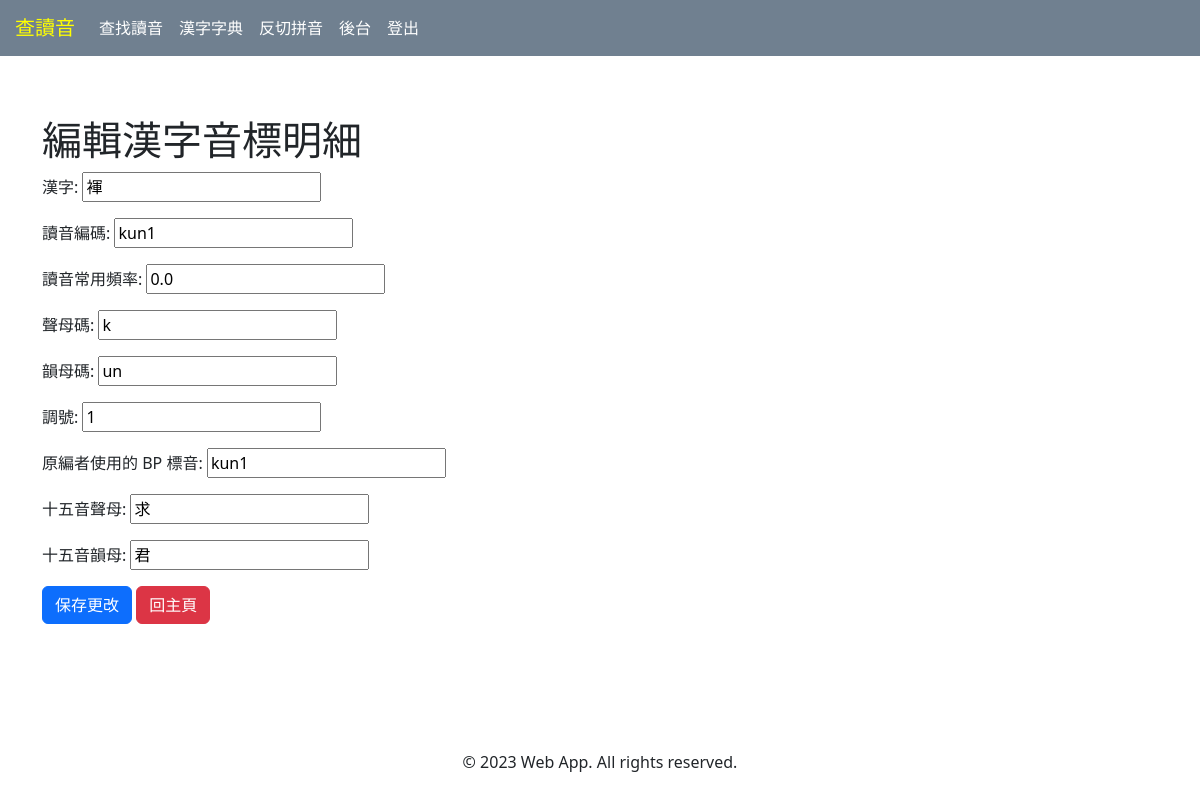
The page /han_ji_dict/10677/update/ on the database its author committed.
### han_ji_dict/models.py (models this page shows, shortened)
class HanJi(models.Model):
    han_ji = models.CharField(max_length=2, default='')
    chu_im = models.CharField(max_length=10, default='')
    freq = models.FloatField(default=0.0)
    siann = models.CharField(max_length=2, default='')
    un = models.CharField(max_length=5, default='')
    tiau = models.IntegerField(default=0)
    old_chu_im = models.CharField(max_length=10, null=True)
    sni_siann = models.CharField(max_length=10, default='')
    sni_un = models.CharField(max_length=10, default='')

### han_ji_dict/views.py (the view)
# urls.py: path('<int:pk>/update/', views.HanJiUpdateView.as_view(), name='update'),
class HanJiUpdateView(UpdateView):
    model = HanJi
    form_class = HanJiForm
    template_name = 'han_ji_dict/update.html'
    success_url = reverse_lazy('han_ji_dict:home')

### han_ji_dict/forms.py
class HanJiForm(ModelForm):
    class Meta:
        model = HanJi
        fields = '__all__'
        labels = {
            'han_ji': '漢字',
            'chu_im': '讀音編碼',
            'freq': '讀音常用頻率',
            'siann': '聲母碼',
            'un': '韻母碼',
            'tiau': '調號',
            'old_chu_im': '原編者使用的 BP 標音',
            'sni_siann': '十五音聲母',
            'sni_un': '十五音韻母',
        }
    def __init__(self, *args, **kwargs):
        super().__init__(*args, **kwargs)
        self.fields['siann'].required = False
        self.fields['old_chu_im'].required = False
        self.fields['sni_siann'].required = False
        self.fields['sni_un'].required = False

### han_ji_dict/templates/han_ji_dict/update.html (shortened to what this page needs)
{% extends "han_ji_dict/base.html" %}
{% block han_ji_dict_content %}
<h1>編輯漢字音標明細</h1>
<form method="post">
  {{ form.as_p }}
  <button type="submit" class="btn btn-primary">保存更改</button>
  <a href="{% url 'han_ji_dict:home' %}" class="btn btn-danger">回主頁</a>
</form>
{% endblock %}

### static/css/site.css (style rules this page uses)
html { height: 100%; }
body { display: flex; flex-direction: column; min-height: 100%; }

### han_ji_dict/static/han_ji_dict/css/han_ji_dict.css (style rules this page uses)
body { background-color: white; }

### rows shown on the page
HanJi: han_ji "褌", chu_im "kun1", freq "0.0", siann "k", un "un", tiau "1", old_chu_im "kun1", sni_siann "求", sni_un "君"
